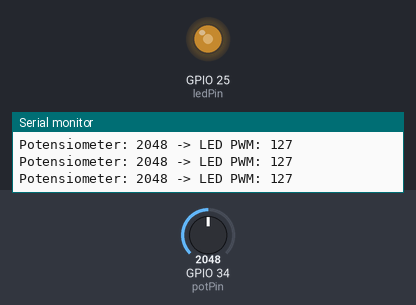
Simulated run of this sketch. Board: ESP32. Parts: output pins drawn as LEDs (lit = HIGH), the last lines printed to the serial monitor. Inputs (shaded band) come from the test bench; at power-on: GPIO 34 (potPin) = 2048.

Above: at 1.2 s.
1.3 s: GPIO 34 (potPin) set to 2866
At 2.2 s:
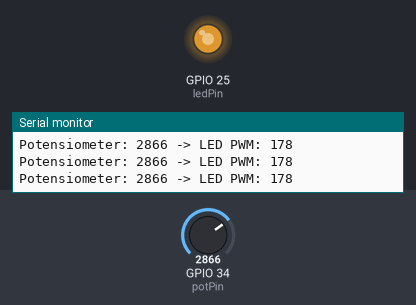
2.8 s: GPIO 34 (potPin) set to 3603
At 3.8 s:
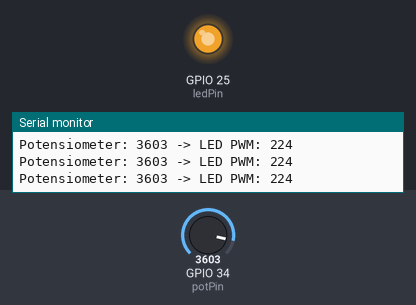
4.3 s: GPIO 34 (potPin) set to 491
At 5.3 s:
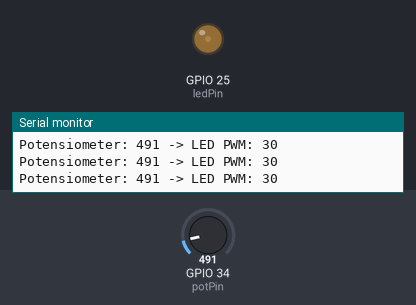
5.8 s: GPIO 34 (potPin) set to 0
At 6.8 s:
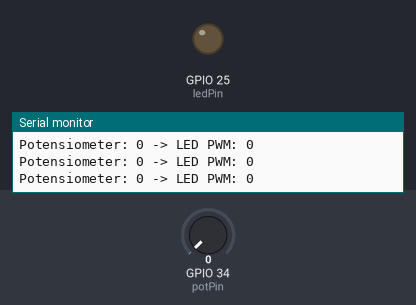
7.3 s: GPIO 34 (potPin) set to 2047
At 7.7 s:
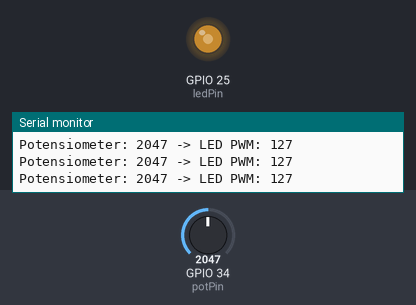
Timing chart, 0 to 9.8 s (numbered marks = the images above; inputs shaded):
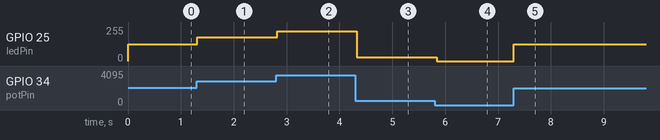

Measured:
- after the input at 1.3 s, GPIO 25 (ledPin): 127/255 → 178/255 at once
- after the input at 2.8 s, GPIO 25 (ledPin): 178/255 → 224/255 at once
- after the input at 4.3 s, GPIO 25 (ledPin): 224/255 → 30/255 at once
- after the input at 5.8 s, GPIO 25 (ledPin): 30/255 → 0/255 at once
- after the input at 7.3 s, GPIO 25 (ledPin): 0/255 → 127/255 at once

The sketch:

tes_hardware.ino
```cpp
// Pin konfigurasi
const int potPin = 34; // Pin ADC untuk potensiometer
const int ledPin = 25; // Pin PWM untuk LED

void setup() {
  // Konfigurasi pin
  pinMode(potPin, INPUT); // Potensiometer sebagai input
  pinMode(ledPin, OUTPUT); // LED sebagai output

  // Inisialisasi Serial Monitor
  Serial.begin(115200);
}

void loop() {
  // Membaca nilai potensiometer (0-4095 untuk ESP32 ADC)
  int potValue = analogRead(potPin);

  // Konversi nilai potensiometer ke rentang PWM (0-255)
  int pwmValue = map(potValue, 0, 4095, 0, 255);

  analogWrite(ledPin, pwmValue);

  // Tampilkan nilai di Serial Monitor
  Serial.print("Potensiometer: ");
  Serial.print(potValue);
  Serial.print(" -> LED PWM: ");
  Serial.println(pwmValue);

  // Delay untuk stabilitas
  delay(50);
}
```
